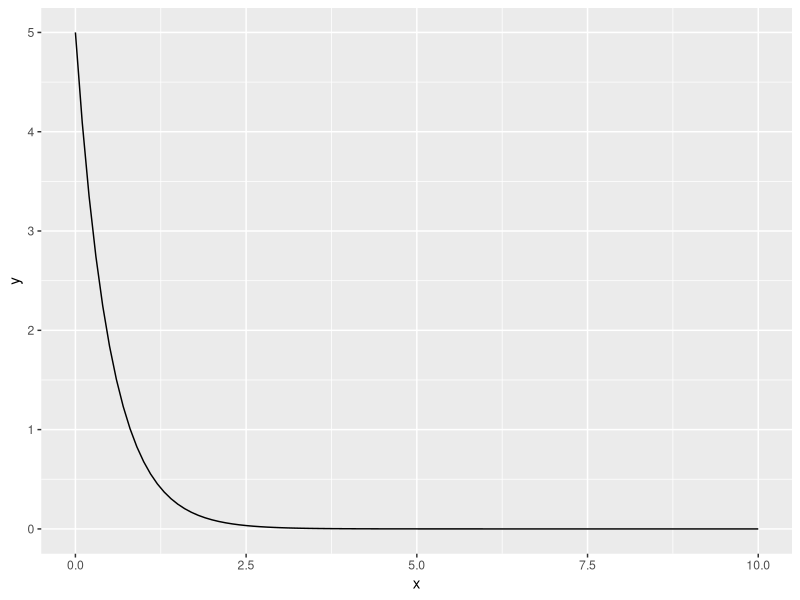
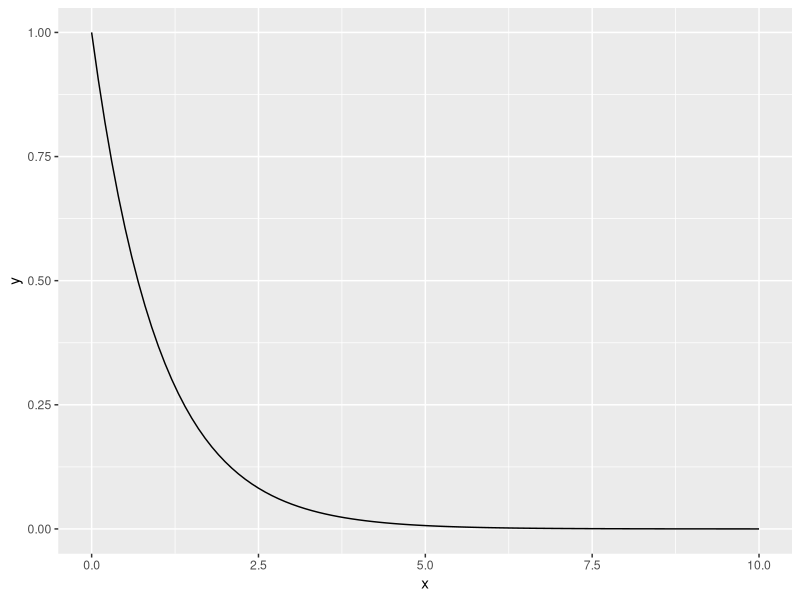
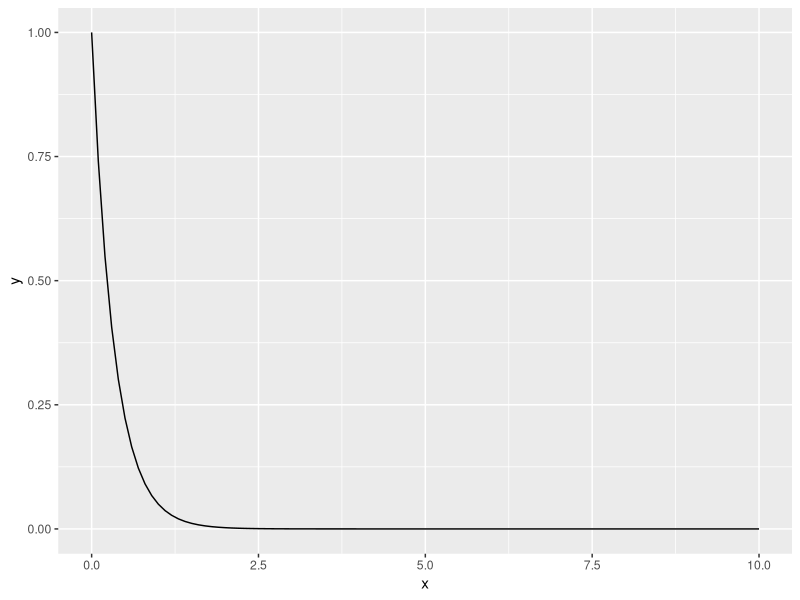
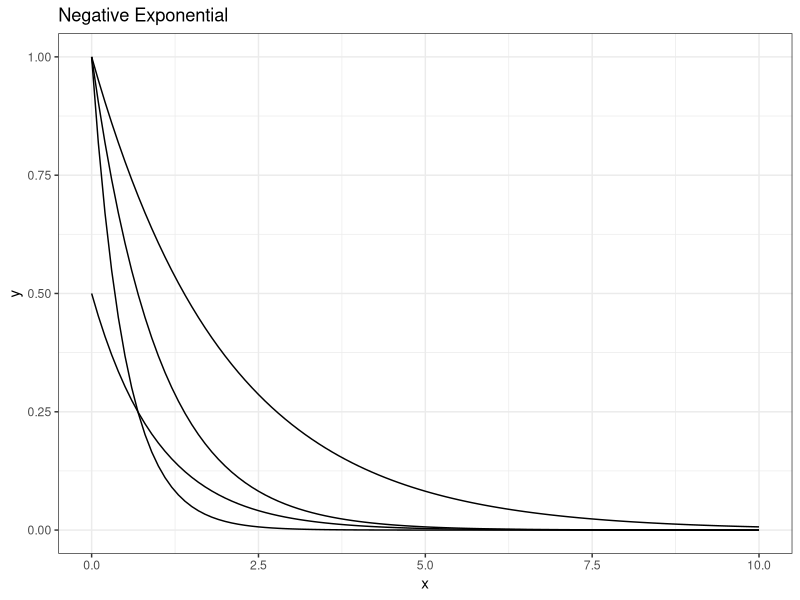
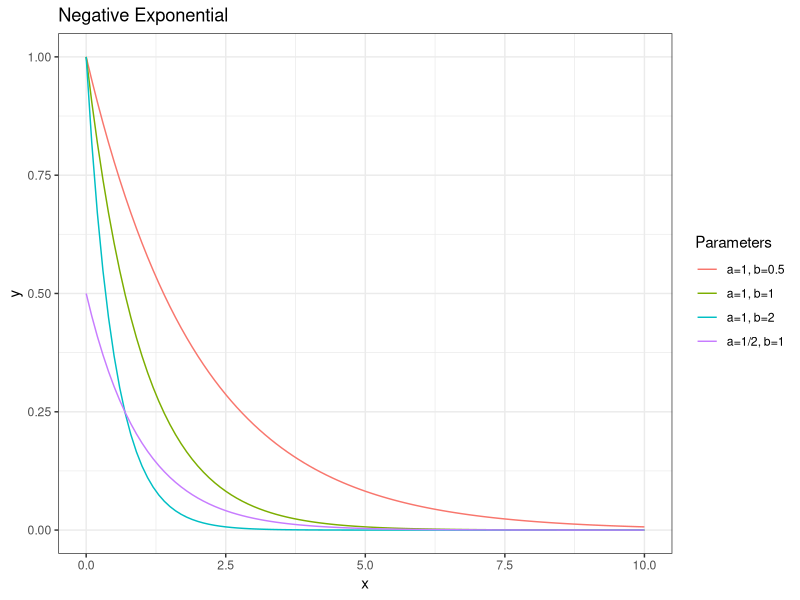
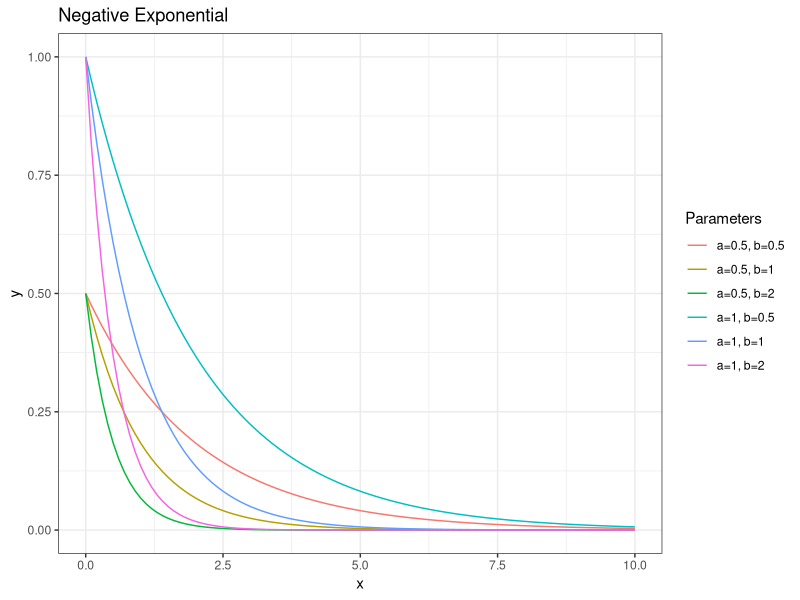
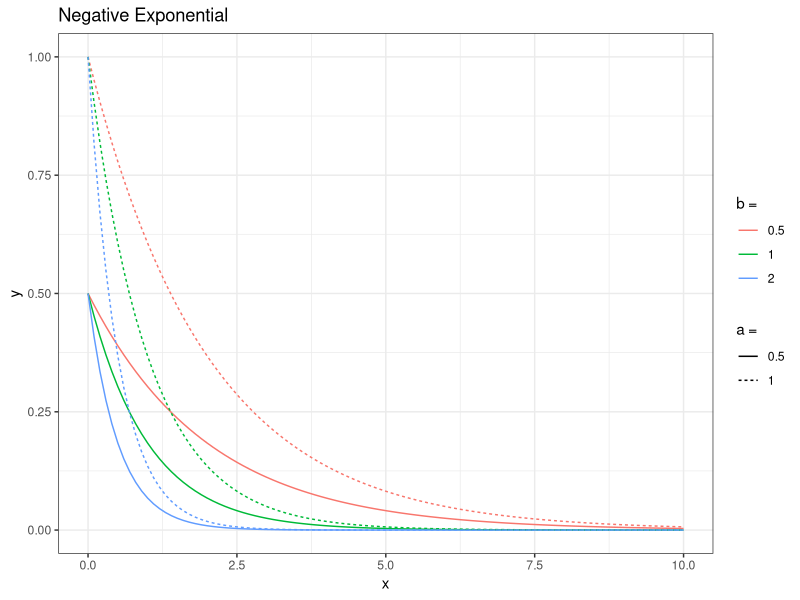
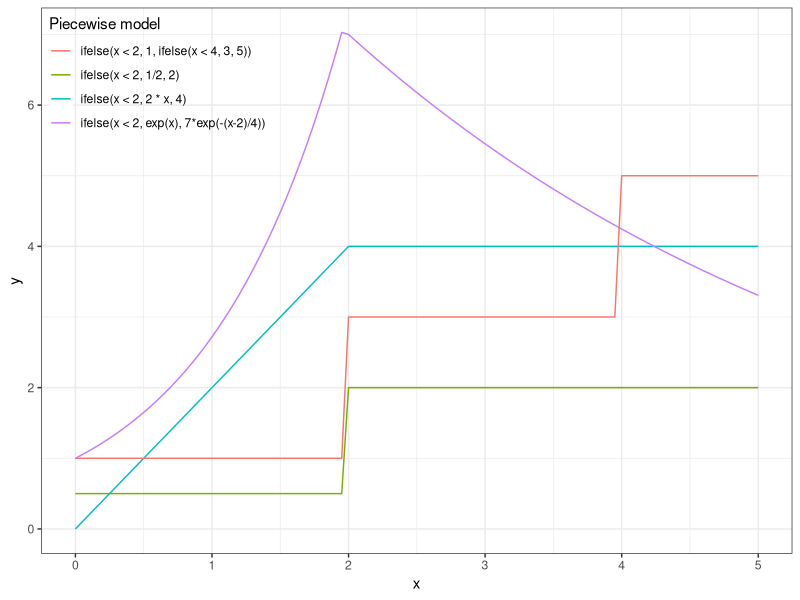

Generate these figures, in order, with R:
## ---- chunk 1
knitr::opts_chunk$set(fig.width = 4, fig.height = 3)
## ---- chunk 2
D( expression((x^3)/2), "x")
## ---- chunk 3
library(ggplot2)
ggplot(data=data.frame(x=c(0,10)), aes(x=x) ) + 
			 	stat_function(fun=function(x)  5*exp(-2*x) )
## ---- chunk 4
NegExp <- function(x, a = 1, b = 1) {
	stopifnot(x>=0, a>=0, b>=0)
	y <- a*exp(-b*x)
	return(y)
}

p <- ggplot(data=data.frame(x=c(0,10)), aes(x=x) )
p + stat_function(fun=NegExp)
## ---- chunk 5
p + stat_function(fun=NegExp, args=list(b=3))
## ---- chunk 6
p + stat_function(fun=NegExp, args=list(a=1, b=0.5)) +  
	stat_function(fun=NegExp, args=list(a=1, b=1)) +   
	stat_function(fun=NegExp, args=list(a=1, b=2)) +  
	stat_function(fun=NegExp, args=list(a=1/2, b=1)) + 
	labs(title = "Negative Exponential") + theme_bw()
## ---- chunk 7
p + stat_function(fun=NegExp, args=list(a=1, b=0.5), aes(color="a=1, b=0.5")) +  
	stat_function(fun=NegExp, args=list(a=1, b=1), aes(color="a=1, b=1")) +   
	stat_function(fun=NegExp, args=list(a=1, b=2), aes(color="a=1, b=2")) +  
	stat_function(fun=NegExp, args=list(a=1/2, b=1), aes(color="a=1/2, b=1")) + 
	labs(title = "Negative Exponential") + theme_bw() + 
	scale_color_discrete("Parameters") # optional, but gives label to legend
## ---- chunk 8
# create a data frame with all combinations of x, a, and b
df <- expand.grid(x=seq(0,10, length=101), 
									a=c(0.5,1), 
									b=c(0.5,1,2))
# add in the predictions
df$y <- with(df, NegExp(x=x, a=a, b=b))
head(df)
tail(df)
# add in a column with the levels of the parameters
df$Parameters <- with(df, paste("a=", a, ", b=", b, sep=""))
## ---- chunk 9
ggplot(data=df, aes(x=x, y=y, color=Parameters)) +
	geom_line() + 
	labs(title = "Negative Exponential") + theme_bw()
# Or alternatively
ggplot(data=df, aes(x=x, y=y, linetype=factor(a), color=factor(b),  group=Parameters)) +
	geom_line() + 
	scale_linetype("a = ") + 
	scale_color_discrete("b = ") +
	labs(title = "Negative Exponential") + theme_bw()
## ---- chunk 10
x <- c(-25, -16, -9, -4, -1, 0, 1, 4, 9, 16, 25)
ifelse(x < 0, 0, sqrt(x)) # gives warnings because it evaluates sqrt(x)
# better alternative?
sqrt(ifelse(x<0, 0, x))
## ---- chunk 11

ggplot(data.frame(x=c(0,5)), aes(x)) + 
stat_function(fun=function(x) ifelse(x < 2, 1/2, 2),
							aes(color="ifelse(x < 2, 1/2, 2)")) +   
stat_function(fun=function(x) ifelse(x < 2, 2 * x, 4), 
							aes(color="ifelse(x < 2, 2 * x, 4)")) +   
stat_function(fun=function(x) ifelse(x < 2, exp(x), 7*exp(-(x-2)/4)), 
							aes(color="ifelse(x < 2, exp(x), 7*exp(-(x-2)/4))")) +   
stat_function(fun=function(x) ifelse(x < 2, 1, ifelse(x < 4, 3, 5)), 
							aes(color="ifelse(x < 2, 1, ifelse(x < 4, 3, 5))")) +   
scale_colour_discrete("Piecewise model") + 
theme_bw() +   
theme(legend.position=c(0,1), 
			legend.justification=c(0,1), 
			legend.background=element_blank())

# Notice that last call to theme(). 
# I'm specifying the position and justification to move
# the legend position to the upper left of the graph 
# so that it doesn't squish the graph itself. 
# The part about the background is to prevent the  
# legend's white background from covering the lines.
# element_blank() is way to "delete" an element
